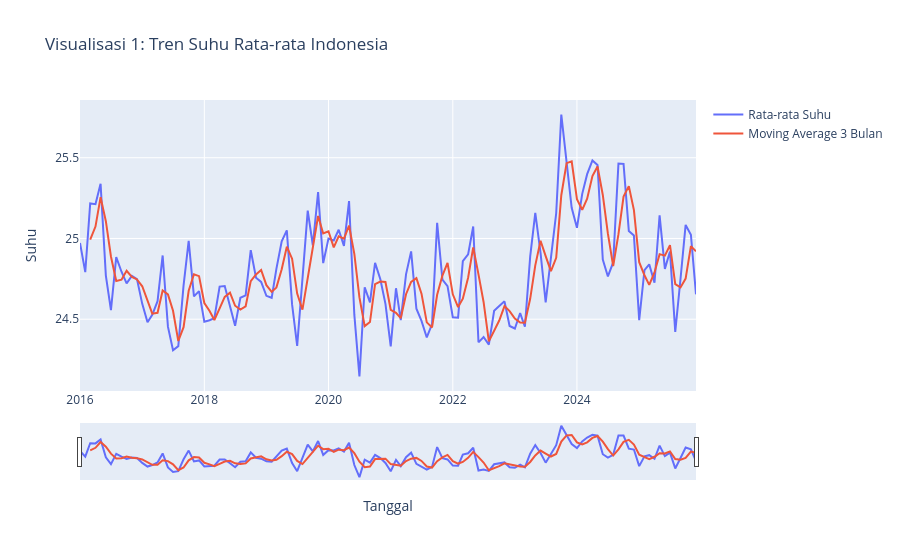
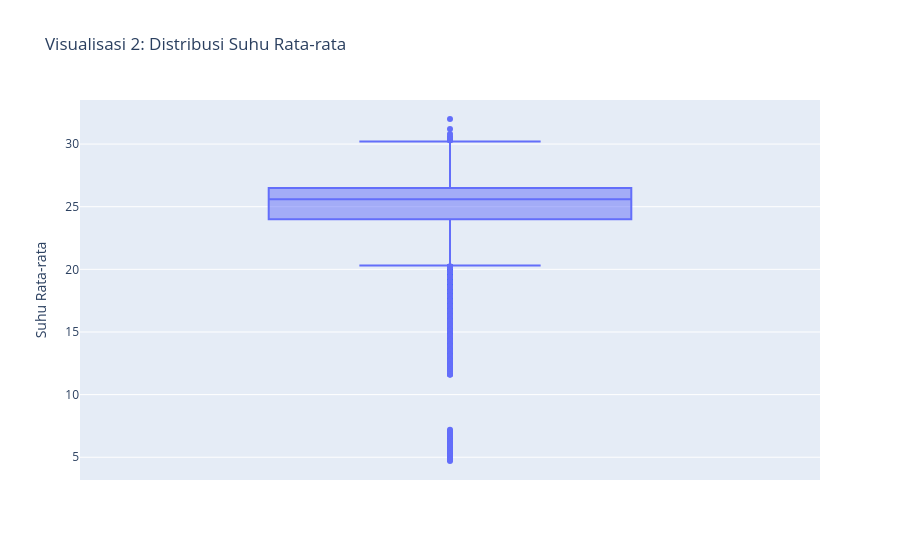
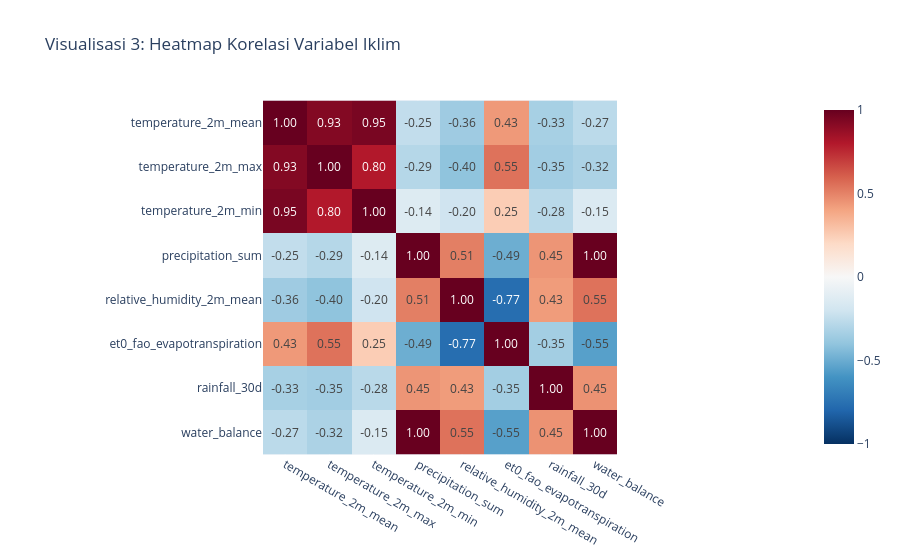
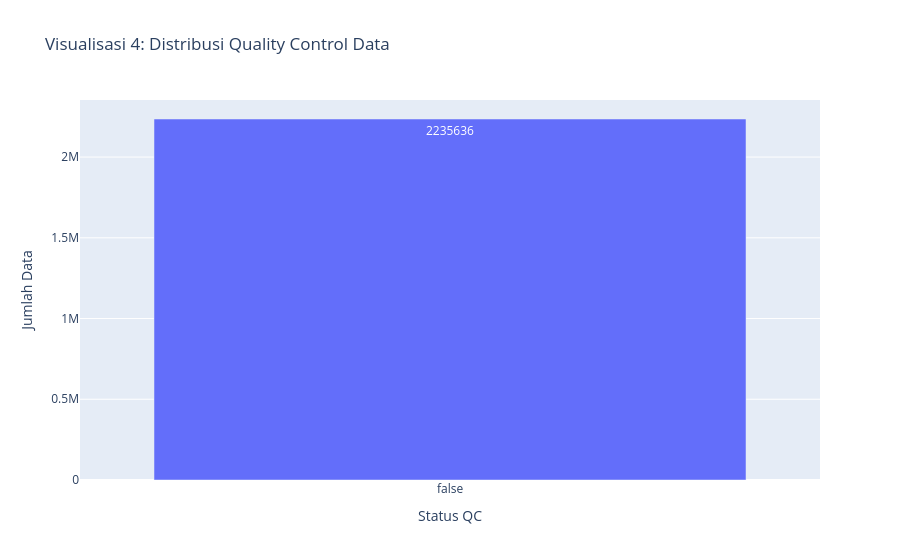

These figures' notebook cell, in order:
### Markdown cell above
## Bagian 4: Rumusan 5 Insight Analitik Utama

Tuliskan minimal 5 temuan atau wawasan penting yang Anda peroleh dari visualisasi di atas:

1. **Insight 1 (Tren Waktu & Musiman):**  
   [Jelaskan temuan terkait tren jangka panjang atau pola berulang yang teridentifikasi]

2. **Insight 2 (Distribusi & Anomali):**  
   [Jelaskan temuan terkait sebaran data, ketimpangan, atau keberadaan pencilan penting]

3. **Insight 3 (Korelasi Kunci):**  
   [Jelaskan hubungan signifikan antar-variabel yang dapat dijadikan dasar keputusan bisnis/kebijakan]

4. **Insight 4 (Perilaku Kategori / Segmen):**  
   [Jelaskan perbedaan karakteristik performa antar kelompok/wilayah/kategori produk]

5. **Insight 5 (Rekomendasi Praktis):**  
   [Jelaskan tindakan nyata atau strategi operasional yang direkomendasikan berdasarkan seluruh temuan di atas]

### Code cell
# ============================================================
# MILESTONE 3
# ANALISIS TEMPORAL, SPASIAL, DAN ADVANCED EDA
# DATASET: NATIONWIDE AGROCLIMATIC INDONESIA
# ============================================================

# 1. IMPORT LIBRARY
from pathlib import Path
import polars as pl
import duckdb
import pandas as pd
import numpy as np
import plotly.express as px
import plotly.graph_objects as go

print("=" * 60)
print("MILESTONE 3 - ANALISIS DATA AGROKLIMAT INDONESIA")
print("=" * 60)


# 2. MEMUAT DATASET HASIL CLEANING
PROJECT_ROOT = Path.cwd().resolve()

if PROJECT_ROOT.name == "notebooks":
    PROJECT_ROOT = PROJECT_ROOT.parent

DATA_PATH = (
    PROJECT_ROOT
    / "data"
    / "processed"
    / "agroclimate_bersih.parquet"
)

if not DATA_PATH.exists():
    raise FileNotFoundError(
        f"Dataset tidak ditemukan: {DATA_PATH}"
    )

df = pl.read_parquet(DATA_PATH)

print("\n========== INFORMASI DATASET ==========")
print("Jumlah baris:", f"{df.height:,}")
print("Jumlah kolom:", df.width)
print("Daftar kolom:", df.columns)

display(df.head())


# 3. ANALISIS TEMPORAL MENGGUNAKAN POLARS
print("\n========== ANALISIS TEMPORAL ==========")

df = df.sort("date")

df_temporal = (
    df.group_by_dynamic(
        "date",
        every="1mo"
    )
    .agg([
        pl.col("temperature_2m_mean").mean().alias("rata_suhu"),
        pl.col("temperature_2m_max").mean().alias("suhu_maksimum"),
        pl.col("temperature_2m_min").mean().alias("suhu_minimum"),
        pl.col("precipitation_sum").mean().alias("rata_curah_hujan"),
        pl.col("relative_humidity_2m_mean").mean().alias("rata_kelembapan"),
        pl.col("water_balance").mean().alias("rata_water_balance")
    ])
    .sort("date")
)

# Moving average 3 bulan
df_temporal = df_temporal.with_columns(
    pl.col("rata_suhu")
    .rolling_mean(window_size=3)
    .alias("moving_average_suhu_3_bulan")
)

display(df_temporal.head(12))


# 4. MENYIAPKAN DATA VISUALISASI
print("\n========== PERSIAPAN VISUALISASI ==========")

data_temporal = df_temporal.to_pandas()

df_sample = (
    df.sample(n=min(20000, df.height), seed=42)
    .to_pandas()
)

print("Jumlah data sampel:", len(df_sample))


# 5. VISUALISASI 1: TREN SUHU BERDASARKAN WAKTU
print("\nVisualisasi 1: Tren Suhu")

fig1 = go.Figure()

fig1.add_trace(go.Scatter(
    x=data_temporal["date"],
    y=data_temporal["rata_suhu"],
    mode="lines",
    name="Rata-rata Suhu"
))

fig1.add_trace(go.Scatter(
    x=data_temporal["date"],
    y=data_temporal["moving_average_suhu_3_bulan"],
    mode="lines",
    name="Moving Average 3 Bulan"
))

fig1.update_layout(
    title="Visualisasi 1: Tren Suhu Rata-rata Indonesia",
    xaxis_title="Tanggal",
    yaxis_title="Suhu",
    hovermode="x unified",
    xaxis=dict(
        rangeslider=dict(visible=True)
    )
)

fig1.show()


# 6. VISUALISASI 2: DISTRIBUSI SUHU
print("\nVisualisasi 2: Distribusi Suhu")

fig2 = px.box(
    df_sample,
    y="temperature_2m_mean",
    points="outliers",
    title="Visualisasi 2: Distribusi Suhu Rata-rata",
    labels={
        "temperature_2m_mean": "Suhu Rata-rata"
    }
)

fig2.show()


# 7. VISUALISASI 3: KORELASI ANTARVARIABEL
print("\nVisualisasi 3: Korelasi Antarvariabel")

kolom_korelasi = [
    "temperature_2m_mean",
    "temperature_2m_max",
    "temperature_2m_min",
    "precipitation_sum",
    "relative_humidity_2m_mean",
    "et0_fao_evapotranspiration",
    "rainfall_30d",
    "water_balance"
]

data_korelasi = (
    df.select(kolom_korelasi)
    .sample(n=min(20000, df.height), seed=42)
    .to_pandas()
)

matriks_korelasi = data_korelasi.corr()

fig3 = px.imshow(
    matriks_korelasi,
    text_auto=".2f",
    color_continuous_scale="RdBu_r",
    zmin=-1,
    zmax=1,
    title="Visualisasi 3: Heatmap Korelasi Variabel Iklim"
)

fig3.show()


# 8. VISUALISASI 4: DISTRIBUSI QUALITY CONTROL
print("\nVisualisasi 4: Quality Control")

qc_data = (
    df.group_by("qc_range_flag")
    .len()
    .sort("qc_range_flag")
    .with_columns(
        pl.col("qc_range_flag")
        .cast(pl.String)
        .alias("status_qc")
    )
    .to_pandas()
)

fig4 = px.bar(
    qc_data,
    x="status_qc",
    y="len",
    text="len",
    title="Visualisasi 4: Distribusi Quality Control Data",
    labels={
        "status_qc": "Status QC",
        "len": "Jumlah Data"
    }
)

fig4.show()


# 9. VISUALISASI 5: POLA MUSIMAN CURAH HUJAN
print("\nVisualisasi 5: Pola Musiman Curah Hujan")

df_musiman = (
    df.with_columns([
        pl.col("date").dt.year().alias("tahun"),
        pl.col("date").dt.month().alias("bulan")
    ])
    .group_by(["tahun", "bulan"])
    .agg(
        pl.col("precipitation_sum")
        .mean()
        .alias("rata_curah_hujan")
    )
    .sort(["tahun", "bulan"])
)

data_musiman = df_musiman.to_pandas()

tabel_musiman = data_musiman.pivot(
    index="tahun",
    columns="bulan",
    values="rata_curah_hujan"
)

fig5 = px.imshow(
    tabel_musiman,
    text_auto=".2f",
    aspect="auto",
    color_continuous_scale="Blues",
    title="Visualisasi 5: Pola Curah Hujan Bulanan dan Tahunan",
    labels={
        "x": "Bulan",
        "y": "Tahun",
        "color": "Rata-rata Curah Hujan"
    }
)

fig5.show()


# 10. VISUALISASI 6: ANALISIS SPASIAL
print("\nVisualisasi 6: Persebaran Suhu Indonesia")

df_spasial = (
    df.group_by(["grid_id", "latitude", "longitude"])
    .agg([
        pl.col("temperature_2m_mean")
        .mean()
        .alias("rata_suhu"),

        pl.col("precipitation_sum")
        .mean()
        .alias("rata_curah_hujan")
    ])
)

if df_spasial.height > 3000:
    df_spasial = df_spasial.sample(n=3000, seed=42)

data_spasial = df_spasial.to_pandas()

fig6 = px.scatter_geo(
    data_spasial,
    lat="latitude",
    lon="longitude",
    color="rata_suhu",
    hover_name="grid_id",
    hover_data=["rata_curah_hujan"],
    color_continuous_scale="RdYlBu_r",
    projection="natural earth",
    title="Visualisasi 6: Persebaran Suhu Rata-rata di Indonesia"
)

fig6.update_geos(
    lataxis_range=[-12, 7],
    lonaxis_range=[94, 142],
    showcountries=True,
    showcoastlines=True
)

fig6.show()


# 11. RINGKASAN HASIL ANALISIS
print("\n" + "=" * 60)
print("RINGKASAN HASIL ANALISIS")
print("=" * 60)

# Periode suhu tertinggi
bulan_terpanas = data_temporal.loc[
    data_temporal["rata_suhu"].idxmax()
]

print("\n1. Periode dengan rata-rata suhu tertinggi:")
print(bulan_terpanas[["date", "rata_suhu"]])

# Periode suhu terendah
bulan_terdingin = data_temporal.loc[
    data_temporal["rata_suhu"].idxmin()
]

print("\n2. Periode dengan rata-rata suhu terendah:")
print(bulan_terdingin[["date", "rata_suhu"]])

# Periode curah hujan tertinggi
bulan_hujan = data_temporal.loc[
    data_temporal["rata_curah_hujan"].idxmax()
]

print("\n3. Periode dengan rata-rata curah hujan tertinggi:")
print(bulan_hujan[["date", "rata_curah_hujan"]])

# Korelasi terkuat
korelasi_abs = matriks_korelasi.abs().copy(deep=True)

nilai_korelasi_abs = korelasi_abs.to_numpy(copy=True)

np.fill_diagonal(nilai_korelasi_abs, np.nan)

korelasi_abs = pd.DataFrame(
    nilai_korelasi_abs,
    index=matriks_korelasi.index,
    columns=matriks_korelasi.columns
)

pasangan_terkuat = korelasi_abs.stack().idxmax()

nilai_korelasi = matriks_korelasi.loc[
    pasangan_terkuat[0],
    pasangan_terkuat[1]
]

print("\n4. Pasangan variabel dengan korelasi terkuat:")
print(pasangan_terkuat)
print("Nilai korelasi:", round(nilai_korelasi, 3))

# Grid dengan suhu tertinggi
grid_terpanas = (
    df_spasial
    .sort("rata_suhu", descending=True)
    .head(1)
)

print("\n5. Grid dengan rata-rata suhu tertinggi:")
display(grid_terpanas)

# Distribusi QC
print("\n6. Distribusi Quality Control:")
display(qc_data)


# 12. KESIMPULAN SEMENTARA
print("\n" + "=" * 60)
print("KESIMPULAN SEMENTARA MILESTONE 3")
print("=" * 60)

print("""
1. Analisis temporal dilakukan menggunakan Polars.
2. Moving average suhu 3 bulan berhasil dihitung.
3. Enam visualisasi interaktif dibuat menggunakan Plotly.
4. Distribusi dan outlier suhu dianalisis.
5. Korelasi antarvariabel iklim dianalisis.
6. Pola curah hujan berdasarkan bulan dan tahun dianalisis.
7. Persebaran suhu berdasarkan koordinat geografis divisualisasikan.

Analisis ini menjadi dasar untuk menyusun minimal 5 insight
berdasarkan hasil dataset.
""")

print("\nMILESTONE 3 SELESAI DIJALANKAN.")

### Figure 1 — Plotly figure (JSON) as saved in the notebook; plotly's stock layout.template omitted (floating-point values rounded to 4 significant figures)
{"data": [{"mode": "lines", "name": "Rata-rata Suhu", "type": "scatter", "x": ["2016-01-01T00:00:00.000000000", "2016-02-01T00:00:00.000000000", "2016-03-01T00:00:00.000000000", "2016-04-01T00:00:00.000000000", "2016-05-01T00:00:00.000000000", "2016-06-01T00:00:00.000000000", "2016-07-01T00:00:00.000000000", "2016-08-01T00:00:00.000000000", "2016-09-01T00:00:00.000000000", "2016-10-01T00:00:00.000000000", "2016-11-01T00:00:00.000000000", "2016-12-01T00:00:00.000000000", "2017-01-01T00:00:00.000000000", "2017-02-01T00:00:00.000000000", "2017-03-01T00:00:00.000000000", "2017-04-01T00:00:00.000000000", "2017-05-01T00:00:00.000000000", "2017-06-01T00:00:00.000000000", "2017-07-01T00:00:00.000000000", "2017-08-01T00:00:00.000000000", "2017-09-01T00:00:00.000000000", "2017-10-01T00:00:00.000000000", "2017-11-01T00:00:00.000000000", "2017-12-01T00:00:00.000000000", "2018-01-01T00:00:00.000000000", "2018-02-01T00:00:00.000000000", "2018-03-01T00:00:00.000000000", "2018-04-01T00:00:00.000000000", "2018-05-01T00:00:00.000000000", "2018-06-01T00:00:00.000000000", "2018-07-01T00:00:00.000000000", "2018-08-01T00:00:00.000000000", "2018-09-01T00:00:00.000000000", "2018-10-01T00:00:00.000000000", "2018-11-01T00:00:00.000000000", "2018-12-01T00:00:00.000000000", "2019-01-01T00:00:00.000000000", "2019-02-01T00:00:00.000000000", "2019-03-01T00:00:00.000000000", "2019-04-01T00:00:00.000000000", "2019-05-01T00:00:00.000000000", "2019-06-01T00:00:00.000000000", "2019-07-01T00:00:00.000000000", "2019-08-01T00:00:00.000000000", "2019-09-01T00:00:00.000000000", "2019-10-01T00:00:00.000000000", "2019-11-01T00:00:00.000000000", "2019-12-01T00:00:00.000000000", "2020-01-01T00:00:00.000000000", "2020-02-01T00:00:00.000000000", "2020-03-01T00:00:00.000000000", "2020-04-01T00:00:00.000000000", "2020-05-01T00:00:00.000000000", "2020-06-01T00:00:00.000000000", "2020-07-01T00:00:00.000000000", "2020-08-01T00:00:00.000000000", "2020-09-01T00:00:00.000000000", "2020-10-01T00:00:00.000000000", "2020-11-01T00:00:00.000000000", "2020-12-01T00:00:00.000000000", "2021-01-01T00:00:00.000000000", "2021-02-01T00:00:00.000000000", "2021-03-01T00:00:00.000000000", "2021-04-01T00:00:00.000000000", "2021-05-01T00:00:00.000000000", "2021-06-01T00:00:00.000000000", "2021-07-01T00:00:00.000000000", "2021-08-01T00:00:00.000000000", "2021-09-01T00:00:00.000000000", "2021-10-01T00:00:00.000000000", "2021-11-01T00:00:00.000000000", "2021-12-01T00:00:00.000000000", "2022-01-01T00:00:00.000000000", "2022-02-01T00:00:00.000000000", "2022-03-01T00:00:00.000000000", "2022-04-01T00:00:00.000000000", "2022-05-01T00:00:00.000000000", "2022-06-01T00:00:00.000000000", "2022-07-01T00:00:00.000000000", "2022-08-01T00:00:00.000000000", "2022-09-01T00:00:00.000000000", "2022-10-01T00:00:00.000000000", "2022-11-01T00:00:00.000000000", "2022-12-01T00:00:00.000000000", "2023-01-01T00:00:00.000000000", "2023-02-01T00:00:00.000000000", "2023-03-01T00:00:00.000000000", "2023-04-01T00:00:00.000000000", "2023-05-01T00:00:00.000000000", "2023-06-01T00:00:00.000000000", "2023-07-01T00:00:00.000000000", "2023-08-01T00:00:00.000000000", "2023-09-01T00:00:00.000000000", "2023-10-01T00:00:00.000000000", "2023-11-01T00:00:00.000000000", "2023-12-01T00:00:00.000000000", "2024-01-01T00:00:00.000000000", "2024-02-01T00:00:00.000000000", "2024-03-01T00:00:00.000000000", "2024-04-01T00:00:00.000000000", "2024-05-01T00:00:00.000000000", "2024-06-01T00:00:00.000000000", "2024-07-01T00:00:00.000000000", "2024-08-01T00:00:00.000000000", "2024-09-01T00:00:00.000000000", "2024-10-01T00:00:00.000000000", "2024-11-01T00:00:00.000000000", "2024-12-01T00:00:00.000000000", "2025-01-01T00:00:00.000000000", "2025-02-01T00:00:00.000000000", "2025-03-01T00:00:00.000000000", "2025-04-01T00:00:00.000000000", "2025-05-01T00:00:00.000000000", "2025-06-01T00:00:00.000000000", "2025-07-01T00:00:00.000000000", "2025-08-01T00:00:00.000000000", "2025-09-01T00:00:00.000000000", "2025-10-01T00:00:00.000000000", "2025-11-01T00:00:00.000000000", "2025-12-01T00:00:00.000000000"], "y": [24.97, 24.79, 25.22, 25.21, 25.34, 24.77, 24.56, 24.88, 24.79, 24.72, 24.77, 24.75, 24.6, 24.48, 24.53, 24.61, 24.89, 24.45, 24.31, 24.33, 24.71, 24.99, 24.64, 24.67, 24.48, 24.49, 24.51, 24.7, 24.71, 24.59, 24.46, 24.63, 24.65, 24.93, 24.76, 24.73, 24.64, 24.63, 24.81, 24.98, 25.05, 24.59, 24.33, 24.75, 25.17, 24.96, 25.29, 24.85, 25.0, 24.99, 25.05, 24.95, 25.23, 24.53, 24.15, 24.7, 24.6, 24.85, 24.75, 24.6, 24.33, 24.69, 24.49, 24.78, 24.92, 24.57, 24.49, 24.39, 24.47, 25.1, 24.75, 24.7, 24.51, 24.51, 24.86, 24.9, 25.07, 24.36, 24.39, 24.34, 24.55, 24.58, 24.61, 24.46, 24.44, 24.54, 24.45, 24.89, 25.16, 24.91, 24.6, 24.88, 25.16, 25.77, 25.48, 25.19, 25.07, 25.28, 25.4, 25.48, 25.45, 24.87, 24.76, 24.85, 25.46, 25.46, 25.05, 25.02, 24.49, 24.8, 24.84, 24.73, 25.14, 24.81, 24.92, 24.42, 24.75, 25.08, 25.02, 24.65]}, {"mode": "lines", "name": "Moving Average 3 Bulan", "type": "scatter", "x": ["2016-01-01T00:00:00.000000000", "2016-02-01T00:00:00.000000000", "2016-03-01T00:00:00.000000000", "2016-04-01T00:00:00.000000000", "2016-05-01T00:00:00.000000000", "2016-06-01T00:00:00.000000000", "2016-07-01T00:00:00.000000000", "2016-08-01T00:00:00.000000000", "2016-09-01T00:00:00.000000000", "2016-10-01T00:00:00.000000000", "2016-11-01T00:00:00.000000000", "2016-12-01T00:00:00.000000000", "2017-01-01T00:00:00.000000000", "2017-02-01T00:00:00.000000000", "2017-03-01T00:00:00.000000000", "2017-04-01T00:00:00.000000000", "2017-05-01T00:00:00.000000000", "2017-06-01T00:00:00.000000000", "2017-07-01T00:00:00.000000000", "2017-08-01T00:00:00.000000000", "2017-09-01T00:00:00.000000000", "2017-10-01T00:00:00.000000000", "2017-11-01T00:00:00.000000000", "2017-12-01T00:00:00.000000000", "2018-01-01T00:00:00.000000000", "2018-02-01T00:00:00.000000000", "2018-03-01T00:00:00.000000000", "2018-04-01T00:00:00.000000000", "2018-05-01T00:00:00.000000000", "2018-06-01T00:00:00.000000000", "2018-07-01T00:00:00.000000000", "2018-08-01T00:00:00.000000000", "2018-09-01T00:00:00.000000000", "2018-10-01T00:00:00.000000000", "2018-11-01T00:00:00.000000000", "2018-12-01T00:00:00.000000000", "2019-01-01T00:00:00.000000000", "2019-02-01T00:00:00.000000000", "2019-03-01T00:00:00.000000000", "2019-04-01T00:00:00.000000000", "2019-05-01T00:00:00.000000000", "2019-06-01T00:00:00.000000000", "2019-07-01T00:00:00.000000000", "2019-08-01T00:00:00.000000000", "2019-09-01T00:00:00.000000000", "2019-10-01T00:00:00.000000000", "2019-11-01T00:00:00.000000000", "2019-12-01T00:00:00.000000000", "2020-01-01T00:00:00.000000000", "2020-02-01T00:00:00.000000000", "2020-03-01T00:00:00.000000000", "2020-04-01T00:00:00.000000000", "2020-05-01T00:00:00.000000000", "2020-06-01T00:00:00.000000000", "2020-07-01T00:00:00.000000000", "2020-08-01T00:00:00.000000000", "2020-09-01T00:00:00.000000000", "2020-10-01T00:00:00.000000000", "2020-11-01T00:00:00.000000000", "2020-12-01T00:00:00.000000000", "2021-01-01T00:00:00.000000000", "2021-02-01T00:00:00.000000000", "2021-03-01T00:00:00.000000000", "2021-04-01T00:00:00.000000000", "2021-05-01T00:00:00.000000000", "2021-06-01T00:00:00.000000000", "2021-07-01T00:00:00.000000000", "2021-08-01T00:00:00.000000000", "2021-09-01T00:00:00.000000000", "2021-10-01T00:00:00.000000000", "2021-11-01T00:00:00.000000000", "2021-12-01T00:00:00.000000000", "2022-01-01T00:00:00.000000000", "2022-02-01T00:00:00.000000000", "2022-03-01T00:00:00.000000000", "2022-04-01T00:00:00.000000000", "2022-05-01T00:00:00.000000000", "2022-06-01T00:00:00.000000000", "2022-07-01T00:00:00.000000000", "2022-08-01T00:00:00.000000000", "2022-09-01T00:00:00.000000000", "2022-10-01T00:00:00.000000000", "2022-11-01T00:00:00.000000000", "2022-12-01T00:00:00.000000000", "2023-01-01T00:00:00.000000000", "2023-02-01T00:00:00.000000000", "2023-03-01T00:00:00.000000000", "2023-04-01T00:00:00.000000000", "2023-05-01T00:00:00.000000000", "2023-06-01T00:00:00.000000000", "2023-07-01T00:00:00.000000000", "2023-08-01T00:00:00.000000000", "2023-09-01T00:00:00.000000000", "2023-10-01T00:00:00.000000000", "2023-11-01T00:00:00.000000000", "2023-12-01T00:00:00.000000000", "2024-01-01T00:00:00.000000000", "2024-02-01T00:00:00.000000000", "2024-03-01T00:00:00.000000000", "2024-04-01T00:00:00.000000000", "2024-05-01T00:00:00.000000000", "2024-06-01T00:00:00.000000000", "2024-07-01T00:00:00.000000000", "2024-08-01T00:00:00.000000000", "2024-09-01T00:00:00.000000000", "2024-10-01T00:00:00.000000000", "2024-11-01T00:00:00.000000000", "2024-12-01T00:00:00.000000000", "2025-01-01T00:00:00.000000000", "2025-02-01T00:00:00.000000000", "2025-03-01T00:00:00.000000000", "2025-04-01T00:00:00.000000000", "2025-05-01T00:00:00.000000000", "2025-06-01T00:00:00.000000000", "2025-07-01T00:00:00.000000000", "2025-08-01T00:00:00.000000000", "2025-09-01T00:00:00.000000000", "2025-10-01T00:00:00.000000000", "2025-11-01T00:00:00.000000000", "2025-12-01T00:00:00.000000000"], "y": [NaN, NaN, 24.99, 25.07, 25.26, 25.11, 24.89, 24.74, 24.74, 24.8, 24.76, 24.75, 24.7, 24.61, 24.53, 24.54, 24.68, 24.65, 24.55, 24.37, 24.45, 24.68, 24.78, 24.77, 24.6, 24.55, 24.5, 24.57, 24.64, 24.66, 24.58, 24.56, 24.58, 24.74, 24.78, 24.8, 24.71, 24.67, 24.7, 24.81, 24.95, 24.87, 24.66, 24.56, 24.75, 24.96, 25.14, 25.03, 25.04, 24.94, 25.01, 25.0, 25.08, 24.9, 24.64, 24.46, 24.48, 24.72, 24.73, 24.73, 24.56, 24.54, 24.51, 24.65, 24.73, 24.75, 24.66, 24.48, 24.45, 24.65, 24.77, 24.85, 24.65, 24.58, 24.63, 24.76, 24.95, 24.78, 24.61, 24.36, 24.43, 24.49, 24.58, 24.55, 24.5, 24.48, 24.48, 24.63, 24.83, 24.99, 24.89, 24.8, 24.88, 25.27, 25.47, 25.48, 25.24, 25.18, 25.25, 25.39, 25.45, 25.27, 25.03, 24.83, 25.03, 25.26, 25.32, 25.18, 24.85, 24.77, 24.71, 24.79, 24.9, 24.89, 24.96, 24.72, 24.7, 24.75, 24.95, 24.92]}], "layout": {"hovermode": "x unified", "title": {"text": "Visualisasi 1: Tren Suhu Rata-rata Indonesia"}, "xaxis": {"rangeslider": {"visible": true}, "title": {"text": "Tanggal"}}, "yaxis": {"title": {"text": "Suhu"}}}}

### Figure 2 — Plotly figure (JSON) as saved in the notebook; plotly's stock layout.template omitted (floating-point values rounded to 4 significant figures; data arrays with more than 128 entries replaced by an {"elided": "..."} marker saying what was removed)
{"data": [{"alignmentgroup": "True", "boxpoints": "outliers", "hovertemplate": "Suhu Rata-rata=%{y}<extra></extra>", "legendgroup": "", "marker": {"color": "#636efa"}, "name": "", "notched": false, "offsetgroup": "", "orientation": "v", "showlegend": false, "type": "box", "x0": " ", "xaxis": "x", "y": {"elided": "20000 float values"}, "y0": " ", "yaxis": "y"}], "layout": {"boxmode": "group", "legend": {"tracegroupgap": 0}, "title": {"text": "Visualisasi 2: Distribusi Suhu Rata-rata"}, "xaxis": {"anchor": "y", "domain": [0, 1]}, "yaxis": {"anchor": "x", "domain": [0, 1], "title": {"text": "Suhu Rata-rata"}}}}

### Figure 3 — Plotly figure (JSON) as saved in the notebook; plotly's stock layout.template omitted (floating-point values rounded to 4 significant figures)
{"data": [{"coloraxis": "coloraxis", "hovertemplate": "x: %{x}<br>y: %{y}<br>color: %{z}<extra></extra>", "name": "0", "texttemplate": "%{z:.2f}", "type": "heatmap", "x": ["temperature_2m_mean", "temperature_2m_max", "temperature_2m_min", "precipitation_sum", "relative_humidity_2m_mean", "et0_fao_evapotranspiration", "rainfall_30d", "water_balance"], "xaxis": "x", "y": ["temperature_2m_mean", "temperature_2m_max", "temperature_2m_min", "precipitation_sum", "relative_humidity_2m_mean", "et0_fao_evapotranspiration", "rainfall_30d", "water_balance"], "yaxis": "y", "z": [[1.0, 0.9262, 0.9524, -0.2477, -0.3603, 0.4342, -0.3341, -0.2702], [0.9262, 1.0, 0.7995, -0.289, -0.4042, 0.5478, -0.3478, -0.3183], [0.9524, 0.7995, 1.0, -0.1361, -0.2032, 0.2516, -0.2766, -0.1494], [-0.2477, -0.289, -0.1361, 1.0, 0.5115, -0.4938, 0.4466, 0.9979], [-0.3603, -0.4042, -0.2032, 0.5115, 1.0, -0.765, 0.4262, 0.5483], [0.4342, 0.5478, 0.2516, -0.4938, -0.765, 1.0, -0.3462, -0.5486], [-0.3341, -0.3478, -0.2766, 0.4466, 0.4262, -0.3462, 1.0, 0.4549], [-0.2702, -0.3183, -0.1494, 0.9979, 0.5483, -0.5486, 0.4549, 1.0]]}], "layout": {"coloraxis": {"autocolorscale": false, "cmax": 1, "cmin": -1, "colorscale": [[0, "rgb(5,48,97)"], [0.1, "rgb(33,102,172)"], [0.2, "rgb(67,147,195)"], [0.3, "rgb(146,197,222)"], [0.4, "rgb(209,229,240)"], [0.5, "rgb(247,247,247)"], [0.6, "rgb(253,219,199)"], [0.7, "rgb(244,165,130)"], [0.8, "rgb(214,96,77)"], [0.9, "rgb(178,24,43)"], [1, "rgb(103,0,31)"]]}, "title": {"text": "Visualisasi 3: Heatmap Korelasi Variabel Iklim"}, "xaxis": {"anchor": "y", "constrain": "domain", "domain": [0, 1], "scaleanchor": "y"}, "yaxis": {"anchor": "x", "autorange": "reversed", "constrain": "domain", "domain": [0, 1]}}}

### Figure 4 — Plotly figure (JSON) as saved in the notebook; plotly's stock layout.template omitted (floating-point values rounded to 4 significant figures)
{"data": [{"hovertemplate": "Status QC=%{x}<br>Jumlah Data=%{text}<extra></extra>", "legendgroup": "", "marker": {"color": "#636efa", "pattern": {"shape": ""}}, "name": "", "orientation": "v", "showlegend": false, "text": [2236000.0], "textposition": "auto", "type": "bar", "x": ["false"], "xaxis": "x", "y": [2235636], "yaxis": "y"}], "layout": {"barmode": "relative", "legend": {"tracegroupgap": 0}, "title": {"text": "Visualisasi 4: Distribusi Quality Control Data"}, "xaxis": {"anchor": "y", "domain": [0, 1], "title": {"text": "Status QC"}}, "yaxis": {"anchor": "x", "domain": [0, 1], "title": {"text": "Jumlah Data"}}}}
